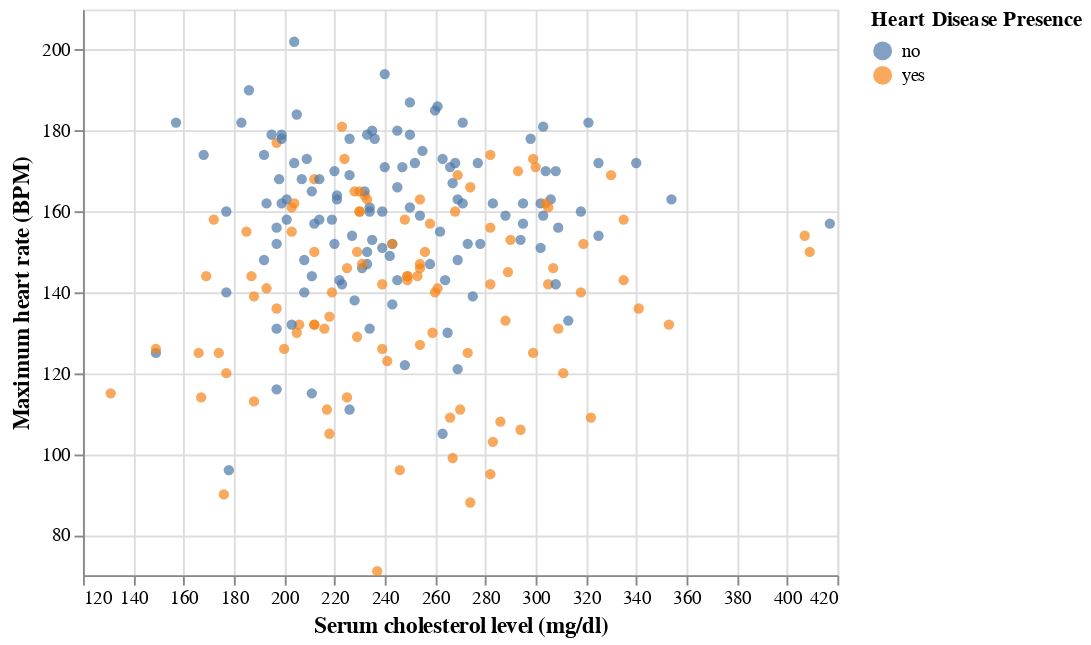

Here is the notebook cell this chart was saved with:
### Code cell
chol_vs_max_htrt = (
    alt.Chart(hd_general)
    .mark_circle()
    .encode(
        x=alt.X("chol", title="Serum cholesterol level (mg/dl)", scale=alt.Scale(zero=False)),
        y=alt.Y("max_heart_rate", title="Maximum heart rate (BPM)", scale=alt.Scale(zero=False)),
        color=alt.Color("heart_disease_presence", title="Heart Disease Presence")
    )
).configure_axis(titleFontSize=12)
chol_vs_max_htrt

### Figure 1 — Vega-Lite specification as saved in the notebook (floating-point values rounded to 4 significant figures; data arrays with more than 128 entries replaced by an {"elided": "..."} marker saying what was removed)
{"config": {"view": {"continuousWidth": 400, "continuousHeight": 300}, "axis": {"titleFontSize": 12}}, "data": {"name": "data-30be64c4df4ba8f27c03470da3896931"}, "mark": "circle", "encoding": {"color": {"field": "heart_disease_presence", "title": "Heart Disease Presence", "type": "nominal"}, "x": {"field": "chol", "scale": {"zero": false}, "title": "Serum cholesterol level (mg/dl)", "type": "quantitative"}, "y": {"field": "max_heart_rate", "scale": {"zero": false}, "title": "Maximum heart rate (BPM)", "type": "quantitative"}}, "$schema": "https://vega.github.io/schema/vega-lite/v4.17.0.json", "datasets": {"data-30be64c4df4ba8f27c03470da3896931": {"elided": "222 records"}}}
